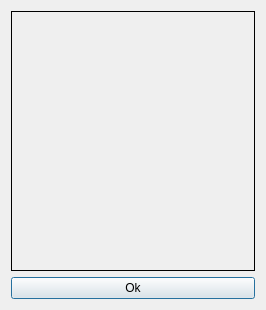
<?xml version="1.0" encoding="UTF-8"?>
<ui version="4.0">
 <class>Dialog</class>
 <widget class="QDialog" name="Dialog">
  <property name="geometry">
   <rect>
    <x>0</x>
    <y>0</y>
    <width>266</width>
    <height>310</height>
   </rect>
  </property>
  <property name="windowTitle">
   <string>Dialog</string>
  </property>
  <layout class="QVBoxLayout" name="verticalLayout">
   <item>
    <widget class="QLabel" name="labelAbout">
     <property name="contextMenuPolicy">
      <enum>Qt::NoContextMenu</enum>
     </property>
     <property name="frameShape">
      <enum>QFrame::Panel</enum>
     </property>
     <property name="frameShadow">
      <enum>QFrame::Plain</enum>
     </property>
     <property name="text">
      <string> </string>
     </property>
     <property name="alignment">
      <set>Qt::AlignHCenter|Qt::AlignTop</set>
     </property>
    </widget>
   </item>
   <item>
    <widget class="QPushButton" name="pushButtonabout_ok">
     <property name="text">
      <string>Ok</string>
     </property>
    </widget>
   </item>
  </layout>
 </widget>
 <resources/>
 <connections/>
</ui>
